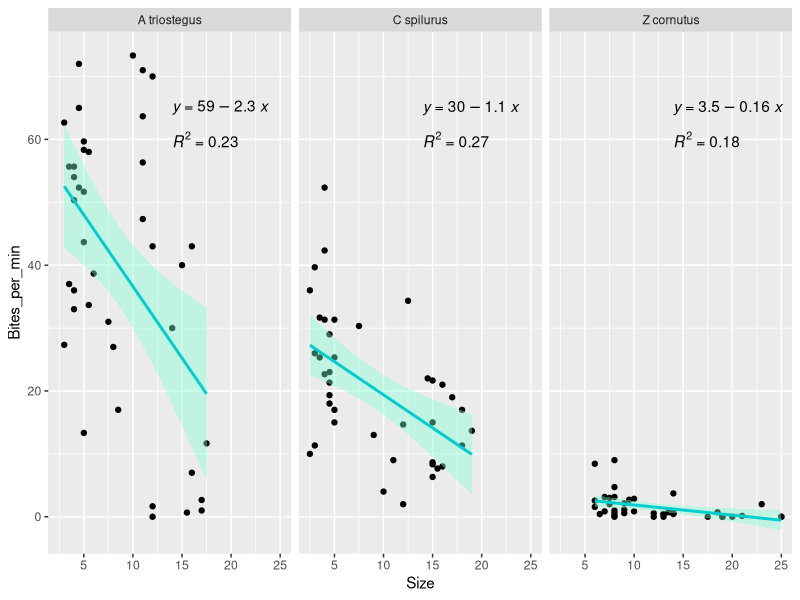
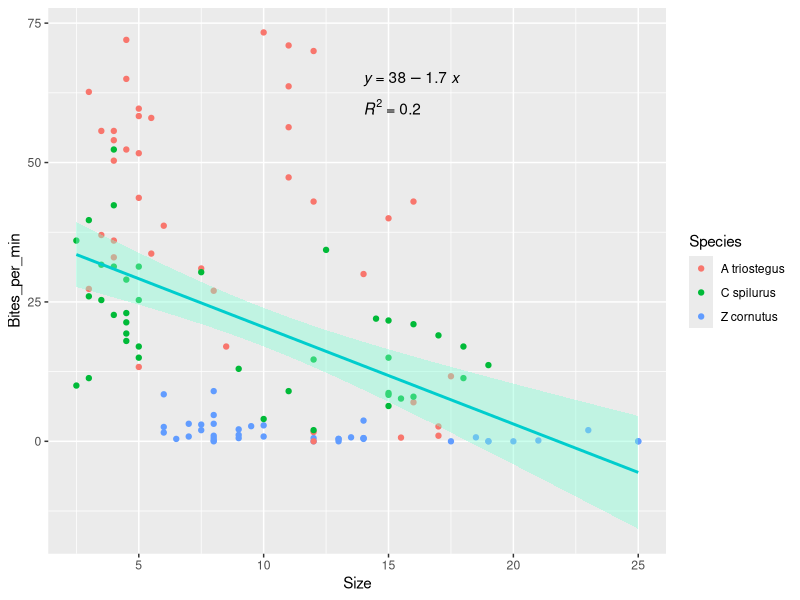

Write the R code that produced these figures, in order.
## ---- chunk 1
#| warning: false
#| message: false

library(tidyverse)
library(here)
library(ggpubr)
library(patchwork)
## ---- chunk 2
#| warning: false
#| message: false

Bites <- read_csv(here("Data", "Bite_Rates.csv")) %>%
  mutate(across(everything(), ~replace(., is.na(.), 0))) %>%
  mutate(Total_Bites = Coral_Bites + Rubble_Bites + Sand_Bites + Turf_Bites + Macro_Bites + CCA_Bites + Sponge_Bites) %>%
  mutate(Bites_per_min = case_when(
    Species %in% c("A triostegus",  "C spilurus") ~ Total_Bites / 3,
    Species == "Z cornutus" ~ Total_Bites / 7))


# These are for when all of the transect data is inputted so we can run a Strauss Selectivity Test

Flats_Bites <- Bites %>%
  filter(Location == "F")

Slope_Bites <- Bites %>%
  filter(Location == "S")

Lagoon_Bites <- Bites %>%
  filter(Location == "L")


view(Bites)
view(Flats_Bites)
view(Slope_Bites)
view(Lagoon_Bites)
## ---- chunk 3
#| warning: false
#| message: false

LR1 <- ggplot(data = Bites, mapping = aes(x = Size, y = Bites_per_min)) +
  geom_point() +
  geom_smooth(method = "lm", se = TRUE, color = "cyan3", fill = "aquamarine") +
     stat_regline_equation(
    aes(label = ..eq.label..),
    label.x = 14, 
    label.y = 65 ) +
    stat_cor(
    aes(label = ..rr.label..),
    label.x = 14,
    label.y = 60) +
  facet_wrap(~ Species)

LR2 <- ggplot(data = Bites, mapping = aes(x = Size, y = Bites_per_min)) +
  geom_point(aes(color = Species)) +
  geom_smooth(method = "lm", se = TRUE, color = "cyan3", fill = "aquamarine") +
     stat_regline_equation(
    aes(label = ..eq.label..),
    label.x = 14, 
    label.y = 65 ) +
    stat_cor(
    aes(label = ..rr.label..),
    label.x = 14,
    label.y = 60)

LR1
LR2
